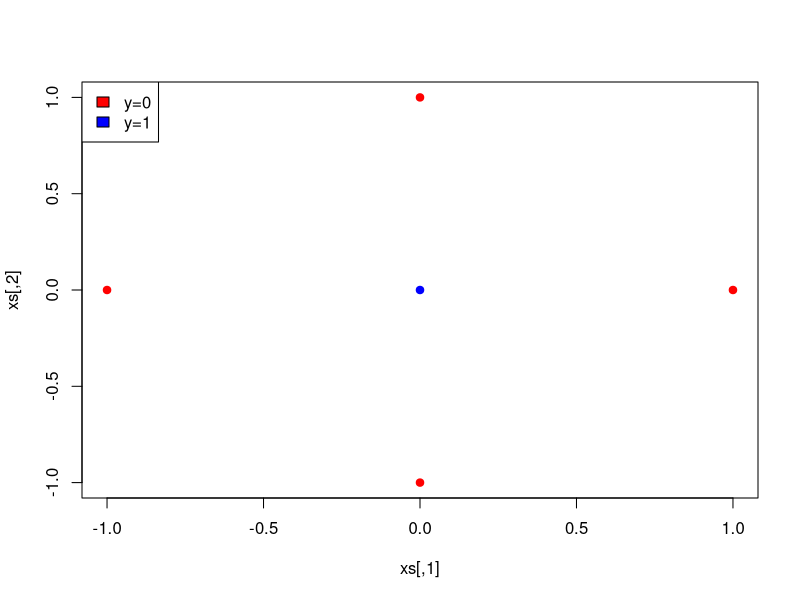
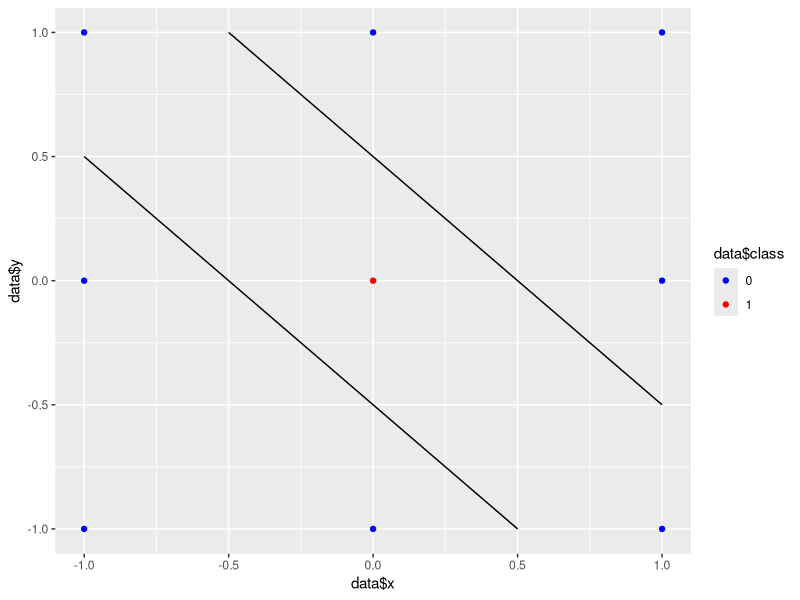

Write the R code that produced these figures, in order.
## ---- chunk 1
knitr::opts_chunk$set(eval = TRUE, echo = TRUE)
## ---- chunk 2
xs = matrix(c(
  2, 1,
  -1, 1,
  4, 1,
  -3, 1
), nrow = 4, ncol = 2, byrow=TRUE)
ys = matrix(
  c(3, -3, 7, -7),
  nrow = 4, ncol = 1
)

ws = (
  solve(crossprod(xs, xs)) %*% t(xs) %*% ys
)

ws
## ---- chunk 3
neuron_output = (
  xs %*% ws
)

neuron_output
## ---- chunk 4
# Plot the dataset
xs = matrix(c(
  0, 0,
  1, 0,
  0, -1,
  -1, 0,
  0, 1
), ncol = 2, byrow = TRUE)

ys = matrix(c(1, 0, 0, 0, 0), nrow = 5, ncol = 1)

plot(xs, col=c("blue", "red", "red", "red", "red"), pch=19)
legend("topleft", c("y=0", "y=1"), fill=c("red", "blue"))
## ---- chunk 5
ws1 = matrix(
  c(
    -20, 20,
    -20, 20
  ), nrow = 2, ncol = 2, byrow = TRUE
)

bs1 = (
  matrix(rep(c(-10, -10), nrow(xs)), ncol = 2)
)

ws2 = matrix(
  c(-1, -1), nrow = 2, ncol = 1, byrow = TRUE
)

bs2 = (
  matrix(rep(5, nrow(xs)), ncol = 1)
)
## ---- chunk 6
relu = function(x) {
  ifelse(x > 0, x, 0)
}

sigmoid = function(x) {
  1 / (1 + exp(-x))
}

predictions = (
  sigmoid(relu(xs %*% ws1 + bs1) %*% ws2 + bs2)
)

predictions
## ---- chunk 7
binary_crossentropy = function(y_true, y_predicted) {
  -mean(ys * log(predictions) + (1 - ys) * log(1 - predictions))
}

loss = binary_crossentropy(ys, predictions)

loss
## ---- chunk 8
library(ggplot2)

data = data.frame(
  x=c(0, 1, 0, -1, 0, -1, 1, -1, 1),
  y=c(0, 0, -1, 0, 1, 1, -1, -1, 1),
  class=c("1", rep("0", 8))
)

ggplot() +
  geom_point(aes(data$x, data$y, col=data$class)) +
  scale_color_manual(values=c("blue", rep("red", 8))) +
  geom_line(aes(x=c(-1, 0.5), y=c(0.5, -1))) +
  geom_line(aes(x=c(-0.5, 1), y=c(1, -0.5)))
